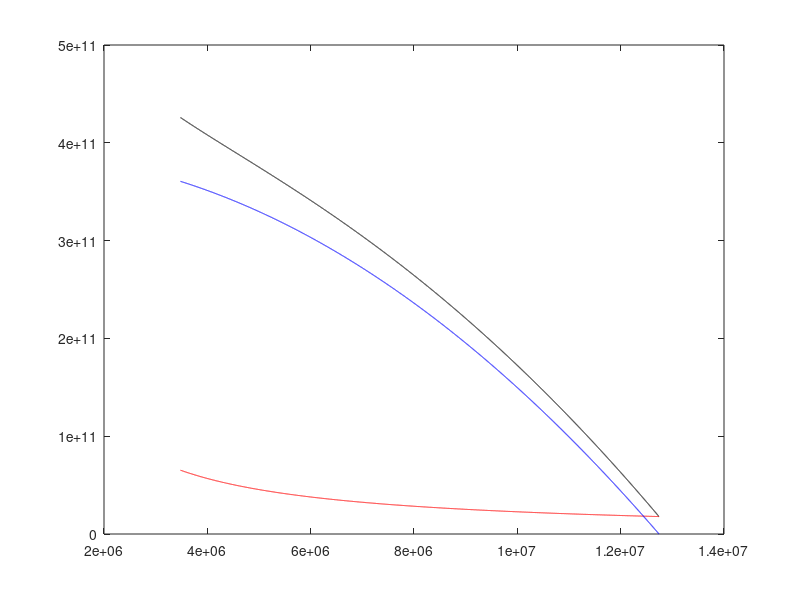

The MATLAB source for this figure:
A = 2.2710e+17;
B=0.0024;
R1 = 3480000;
R2=6371000*2;
r=R1:1000:R2;
Pr1 = A./r-1./R2 ; 
Pr2 = 0.0024*(R2^2-r.^2);
Pr = Pr1 + Pr2;
plot(r,Pr,'black');
hold on
plot(r,Pr1,'r');
hold on
plot(r,Pr2,'b');